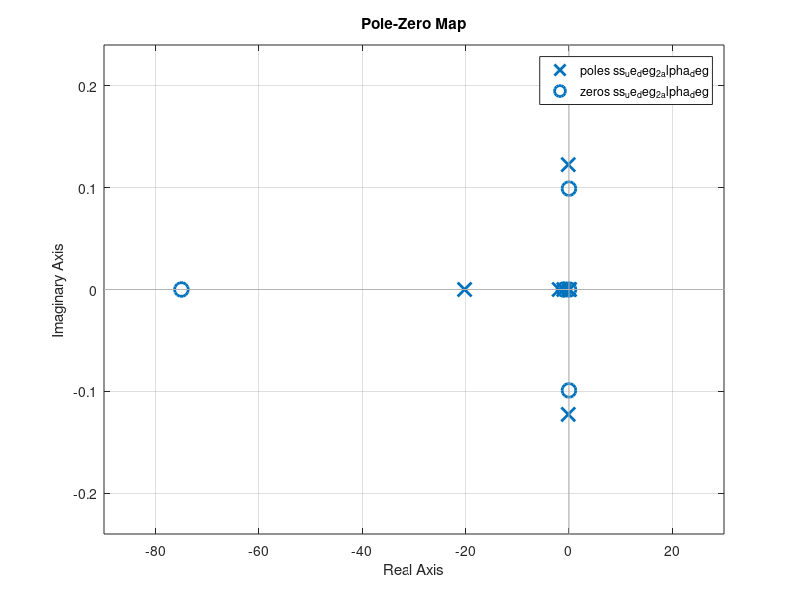

This figure's MATLAB source: (Note: this script raises an error after producing the figure.)
clear all
close all
clc

load ABCD_CGnominal.mat Aa Ba Ca Da

sel_long = [1:5 13:14];% 13 motor, 14 profudor
sel_ctrl = 1:2;
Along =Aa(sel_long,sel_long);
Blong = Ba(sel_long,:);
Clong = Ca(:,sel_long);
Dlong = Da(:,sel_ctrl);

ss_ue_deg_2_alpha_deg = ss(Along,Blong(:,2),Clong(2,:),Dlong(2,2)); %Ssitema de espaco e estados comando de profundor para alpha
tf_ue_deg_2_alpha_deg = tf(ss_ue_deg_2_alpha_deg)
zpk_ue_deg_2_alpha_deg = zpk(ss_ue_deg_2_alpha_deg)
figure
pzmap(ss_ue_deg_2_alpha_deg)

k = -logspace(-2,1,500); % vetor de 10^-2
figure
rlocus(ss_ue_deg_2_alpha_deg,k)

k_alpha = -0.6;

Acl_alpha = Along-Blong(:,2)*k_alpha*Clong(2,:);
damp(Acl_alpha)

% q feedback
Cstate = eye(size(Along,1));
C_q=Cstate(3,:);
ss_ue_deg_2_q_deg_s = ss(Acl_alpha,Blong(:,2),C_q,0);
tf_ue_deg_2_q_deg_s = tf(ss_ue_deg_2_q_deg_s)
zpk_ue_deg_2_q_deg_s = zpk(ss_ue_deg_2_q_deg_s)
figure
pzmap(ss_ue_deg_2_q_deg_s)

k = -logspace(-2,1,500); % vetor de 10^-2
figure
rlocus(ss_ue_deg_2_q_deg_s,k)

k_q=-0.2;

% Closed-loop with alpha and q feedback
Acl_alpha_q= Acl_alpha-Blong(:,2)*k_q*C_q;
damp(Acl_alpha_q)

figure
plot(real(eig(Along)),imag(eig(Along)),'b*')
hold on
plot(real(eig(Acl_alpha_q)),imag(eig(Acl_alpha_q)),'rs')
% sgrid
legend('Longitudinal open loop','Longitudinal close loop','Location','best')

% Closed-loop with alpha and q feedback, all states:
Cstate = eye(size(Aa,1));
C_fdbck = [Ca(2,:)
    Cstate(3,:)];
D_fdbck = [Da(2,:)
    zeros(1,size(Da,2))];

Aa_cl_full=Aa-Ba(:,2)*[k_alpha k_q]*C_fdbck;
damp(Aa_cl_full)

figure
plot(real(eig(Aa)),imag(eig(Aa)),'b*')
hold on
plot(real(eig(Aa_cl_full)),imag(eig(Aa_cl_full)),'rs')
% sgrid
legend('Full dynamics open loop','Full dynamics close loop','Location','best')

